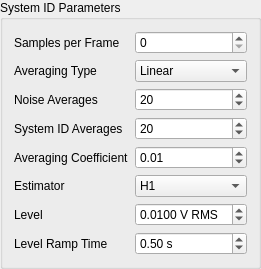
      <widget class="QGroupBox" name="parameters_groupbox">
       <property name="sizePolicy">
        <sizepolicy hsizetype="Minimum" vsizetype="Preferred">
         <horstretch>0</horstretch>
         <verstretch>0</verstretch>
        </sizepolicy>
       </property>
       <property name="title">
        <string>System ID Parameters</string>
       </property>
       <layout class="QFormLayout" name="formLayout">
        <item row="0" column="0">
         <widget class="QLabel" name="samplesPerFrameLabel">
          <property name="text">
           <string>Samples per Frame</string>
          </property>
         </widget>
        </item>
        <item row="0" column="1">
         <widget class="QSpinBox" name="samplesPerFrameSpinBox">
          <property name="toolTip">
           <string>&lt;html&gt;&lt;head/&gt;&lt;body&gt;&lt;p&gt;&lt;span style=&quot; font-weight:600;&quot;&gt;Samples per Frame&lt;/span&gt;&lt;/p&gt;&lt;p&gt;Samples per measurement frame used in the system identification.  Some environments force system identification to use the same frame size as the signal processing performed in the environment.  If this field cannot be edited here, then check the Environment Definition tab for a similar property.&lt;/p&gt;&lt;/body&gt;&lt;/html&gt;</string>
          </property>
          <property name="maximum">
           <number>999999999</number>
          </property>
         </widget>
        </item>
        <item row="1" column="0">
         <widget class="QLabel" name="averagingTypeLabel">
          <property name="text">
           <string>Averaging Type</string>
          </property>
         </widget>
        </item>
        <item row="1" column="1">
         <widget class="QComboBox" name="averagingTypeComboBox">
          <property name="sizePolicy">
           <sizepolicy hsizetype="Minimum" vsizetype="Fixed">
            <horstretch>0</horstretch>
            <verstretch>0</verstretch>
           </sizepolicy>
          </property>
          <property name="toolTip">
           <string>&lt;html&gt;&lt;head/&gt;&lt;body&gt;&lt;p&gt;&lt;span style=&quot; font-weight:600;&quot;&gt;Averaging Type&lt;/span&gt;&lt;/p&gt;&lt;p&gt;Type of averaging used in the system identification.  Linear averaging weights each measurement frame equally.  Exponential averaging treats more recent averages with a higher weight.&lt;/p&gt;&lt;/body&gt;&lt;/html&gt;</string>
          </property>
          <item>
           <property name="text">
            <string>Linear</string>
           </property>
          </item>
          <item>
           <property name="text">
            <string>Exponential</string>
           </property>
          </item>
         </widget>
        </item>
        <item row="2" column="0">
         <widget class="QLabel" name="noiseAveragesLabel">
          <property name="text">
           <string>Noise Averages</string>
          </property>
         </widget>
        </item>
        <item row="2" column="1">
         <widget class="QSpinBox" name="noiseAveragesSpinBox">
          <property name="toolTip">
           <string>&lt;html&gt;&lt;head/&gt;&lt;body&gt;&lt;p&gt;&lt;span style=&quot; font-weight:600;&quot;&gt;Noise Averages&lt;/span&gt;&lt;/p&gt;&lt;p&gt;Number of measurement frames to acquire to analyze the noise level of the test.&lt;/p&gt;&lt;/body&gt;&lt;/html&gt;</string>
          </property>
          <property name="minimum">
           <number>1</number>
          </property>
          <property name="maximum">
           <number>999</number>
          </property>
          <property name="value">
           <number>20</number>
          </property>
         </widget>
        </item>
        <item row="3" column="0">
         <widget class="QLabel" name="systemIDAveragesLabel">
          <property name="text">
           <string>System ID Averages</string>
          </property>
         </widget>
        </item>
        <item row="3" column="1">
         <widget class="QSpinBox" name="systemIDAveragesSpinBox">
          <property name="toolTip">
           <string>&lt;html&gt;&lt;head/&gt;&lt;body&gt;&lt;p&gt;&lt;span style=&quot; font-weight:600;&quot;&gt;System ID Averages&lt;/span&gt;&lt;/p&gt;&lt;p&gt;Number of measurement frames to acquire to identify the system and compute transfer functions.&lt;/p&gt;&lt;/body&gt;&lt;/html&gt;</string>
          </property>
          <property name="minimum">
           <number>1</number>
          </property>
          <property name="maximum">
           <number>999</number>
          </property>
          <property name="value">
           <number>20</number>
          </property>
         </widget>
        </item>
        <item row="4" column="0">
         <widget class="QLabel" name="averagingCoefficientLabel">
          <property name="text">
           <string>Averaging Coefficient</string>
          </property>
         </widget>
        </item>
        <item row="4" column="1">
         <widget class="QDoubleSpinBox" name="averagingCoefficientDoubleSpinBox">
          <property name="toolTip">
           <string>&lt;html&gt;&lt;head/&gt;&lt;body&gt;&lt;p&gt;&lt;span style=&quot; font-weight:600;&quot;&gt;Averaging Coefficient&lt;/span&gt;&lt;/p&gt;&lt;p&gt;Averaging coefficient used to weight the most recent measurement frame if exponential averaging is used.&lt;/p&gt;&lt;/body&gt;&lt;/html&gt;</string>
          </property>
          <property name="maximum">
           <double>1.000000000000000</double>
          </property>
          <property name="singleStep">
           <double>0.010000000000000</double>
          </property>
          <property name="value">
           <double>0.010000000000000</double>
          </property>
         </widget>
        </item>
        <item row="5" column="0">
         <widget class="QLabel" name="estimatorLabel">
          <property name="text">
           <string>Estimator</string>
          </property>
         </widget>
        </item>
        <item row="5" column="1">
         <widget class="QComboBox" name="estimatorComboBox">
          <property name="sizePolicy">
           <sizepolicy hsizetype="Minimum" vsizetype="Fixed">
            <horstretch>0</horstretch>
            <verstretch>0</verstretch>
           </sizepolicy>
          </property>
          <property name="toolTip">
           <string>&lt;html&gt;&lt;head/&gt;&lt;body&gt;&lt;p&gt;&lt;span style=&quot; font-weight:600;&quot;&gt;Estimator&lt;/span&gt;&lt;/p&gt;&lt;p&gt;The estimator to use to compute transfer functions when performing system identification.&lt;/p&gt;&lt;/body&gt;&lt;/html&gt;</string>
          </property>
          <item>
           <property name="text">
            <string>H1</string>
           </property>
          </item>
          <item>
           <property name="text">
            <string>H2</string>
           </property>
          </item>
          <item>
           <property name="text">
            <string>H3</string>
           </property>
          </item>
          <item>
           <property name="text">
            <string>Hv</string>
           </property>
          </item>
         </widget>
        </item>
        <item row="6" column="0">
         <widget class="QLabel" name="levelLabel">
          <property name="text">
           <string>Level</string>
          </property>
         </widget>
        </item>
        <item row="6" column="1">
         <widget class="QDoubleSpinBox" name="levelDoubleSpinBox">
          <property name="toolTip">
           <string>&lt;html&gt;&lt;head/&gt;&lt;body&gt;&lt;p&gt;&lt;span style=&quot; font-weight:600;&quot;&gt;Level&lt;/span&gt;&lt;/p&gt;&lt;p&gt;Root-mean-square voltage level to play to the shakers when computing system identification&lt;/p&gt;&lt;/body&gt;&lt;/html&gt;</string>
          </property>
          <property name="keyboardTracking">
           <bool>false</bool>
          </property>
          <property name="suffix">
           <string> V RMS</string>
          </property>
          <property name="decimals">
           <number>4</number>
          </property>
          <property name="minimum">
           <double>0.000100000000000</double>
          </property>
          <property name="maximum">
           <double>10.000000000000000</double>
          </property>
          <property name="singleStep">
           <double>0.010000000000000</double>
          </property>
          <property name="value">
           <double>0.010000000000000</double>
          </property>
         </widget>
        </item>
        <item row="7" column="1">
         <widget class="QDoubleSpinBox" name="levelRampTimeDoubleSpinBox">
          <property name="toolTip">
           <string>&lt;html&gt;&lt;head/&gt;&lt;body&gt;&lt;p&gt;&lt;span style=&quot; font-weight:600;&quot;&gt;Ramp Time&lt;/span&gt;&lt;/p&gt;&lt;p&gt;Time to ramp the system identification voltage to the test level.&lt;/p&gt;&lt;/body&gt;&lt;/html&gt;</string>
          </property>
          <property name="suffix">
           <string> s</string>
          </property>
          <property name="minimum">
           <double>0.250000000000000</double>
          </property>
          <property name="value">
           <double>0.500000000000000</double>
          </property>
         </widget>
        </item>
        <item row="7" column="0">
         <widget class="QLabel" name="levelRampTimeLabel">
          <property name="text">
           <string>Level Ramp Time</string>
          </property>
         </widget>
        </item>
       </layout>
      </widget>
